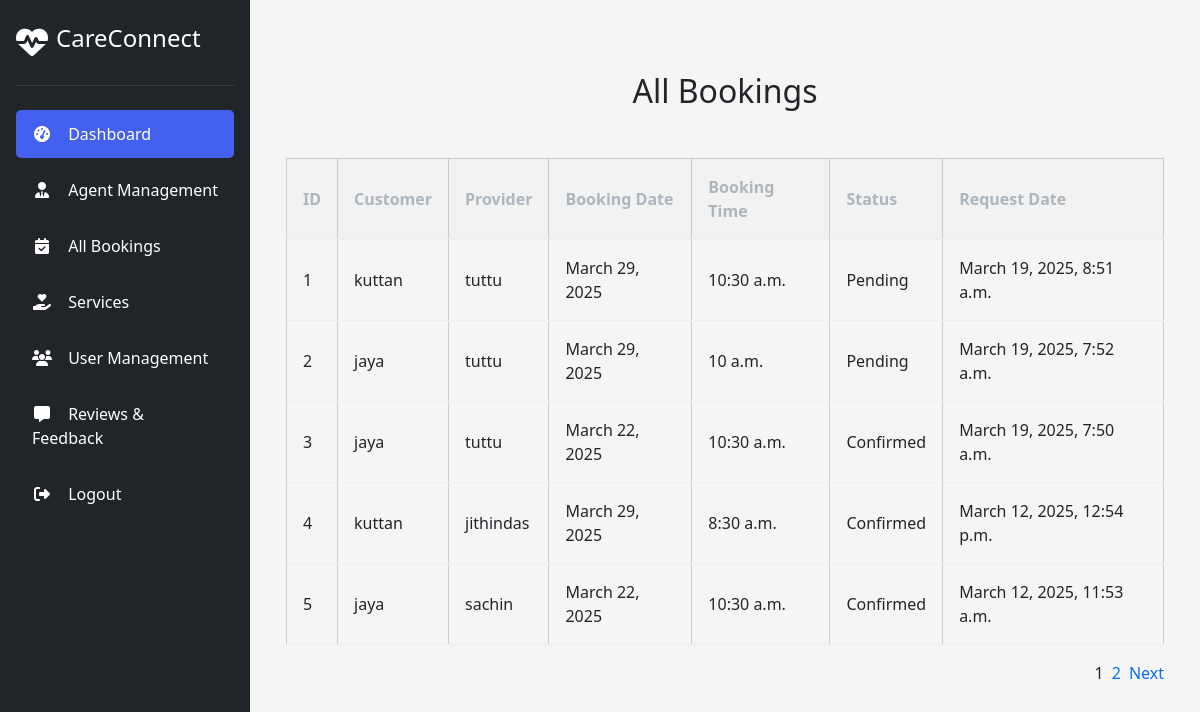
The app's page /admins/manage_bookings/ (signed in), older data.
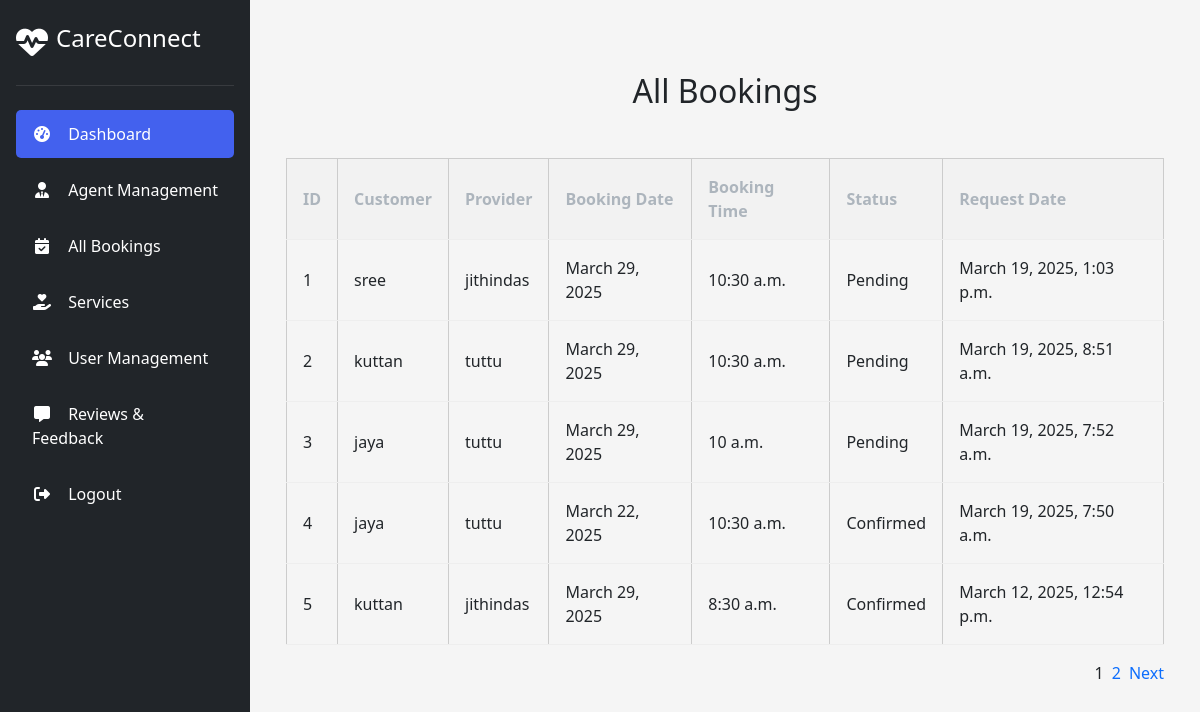
The same page, newer data.
### admins/models.py (models this page shows, shortened)
class Booking_Model(models.Model):
    STATUS_CHOICES = [
        ('pending', 'Pending'),
        ('confirmed', 'Confirmed'),
        ('cancelled', 'Cancelled'),
    ]
    customer = models.ForeignKey(User, on_delete=models.CASCADE, related_name='customer_bookings')
    provider = models.ForeignKey(User, on_delete=models.CASCADE, related_name='provider_bookings')
    booking_date = models.DateField(default=timezone.now)
    booking_time = models.TimeField(default=timezone.now)
    status = models.CharField(max_length=20, choices=STATUS_CHOICES, default='pending')
    created_at = models.DateTimeField(auto_now_add=True)
    updated_at = models.DateTimeField(auto_now=True)

class User(AbstractUser):
    user_type = models.CharField(max_length=20, choices=[
        ('customer', 'Customer'),
        ('service_provider', 'Service Provider')
    ])

### admins/views.py (the view)
# urls.py: path('manage_bookings/', Booking_Manage_View.as_view(), name='manage_bookings'),
class Booking_Manage_View(LoginRequiredMixin,View):
    def get(self, request):
        bookings_list = Booking_Model.objects.all().order_by('-created_at')
        paginator = Paginator(bookings_list, 5)
        page_number = request.GET.get('page')
        bookings = paginator.get_page(page_number)
        context = {
            'bookings': bookings,
        }
        return render(request, 'booking_manage.html', context)

### admins/templates/booking_manage.html (shortened to what this page needs)
{% extends 'admin.html' %}
{% block content %}
<!DOCTYPE html>
<html lang="en">
<head>
</head>
<body>
    <div class="container">
        <h2 class="text-center mt-5 mb-5">All Bookings</h2>
        <table>
            <center>
            <thead >
                <tr>
                    <th>ID</th>
                    <th>Customer</th>
                    <th>Provider</th>
                    <th>Booking Date</th>
                    <th>Booking Time</th>
                    <th>Status</th>
                    <th>Request Date</th>
                </tr>
            </thead>
            <tbody >
                {% for booking in bookings %}
                <tr>
                    <td>{{ forloop.counter }}</td>
                    <td>{{ booking.customer.username }}</td>
                    <td>{{ booking.provider.username }}</td>
                    <td>{{ booking.booking_date }}</td>
                    <td>{{ booking.booking_time }}</td>
                    <td>{{ booking.status|title }}</td>
                    <td>{{ booking.created_at }}</td>
                </tr>
                {% empty %}
                <tr>
                    <td colspan="8">No bookings available.</td>
                </tr>
                {% endfor %}
            </tbody>
        </center>
        </table>
        <div class="pagination">
            {% for num in bookings.paginator.page_range %}
                {% if bookings.number == num %}
                    <span class="current">{{ num }}</span>
                {% else %}
                    <a class="page_a" href="?page={{ num }}">{{ num }}</a>
                {% endif %}
            {% endfor %}
            {% if bookings.has_next %}
                <a class="page_a" href="?page={{ bookings.next_page_number }}">Next</a>
            {% endif %}
        </div>
    </div>
</body>
</html>
{% endblock %}

Row changes from the older to the newer data that the page shows:
no longer on this page (row unchanged): Booking_Model: customer.username "jaya", provider.username "sachin", booking_date "March 22, 2025", booking_time "10:30 a.m.", status "Confirmed", created_at "March 12, 2025, 11:53 a.m."
added Booking_Model: customer.username "sree", provider.username "jithindas", booking_date "March 29, 2025", booking_time "10:30 a.m.", status "Pending", created_at "March 19, 2025, 1:03 p.m."
